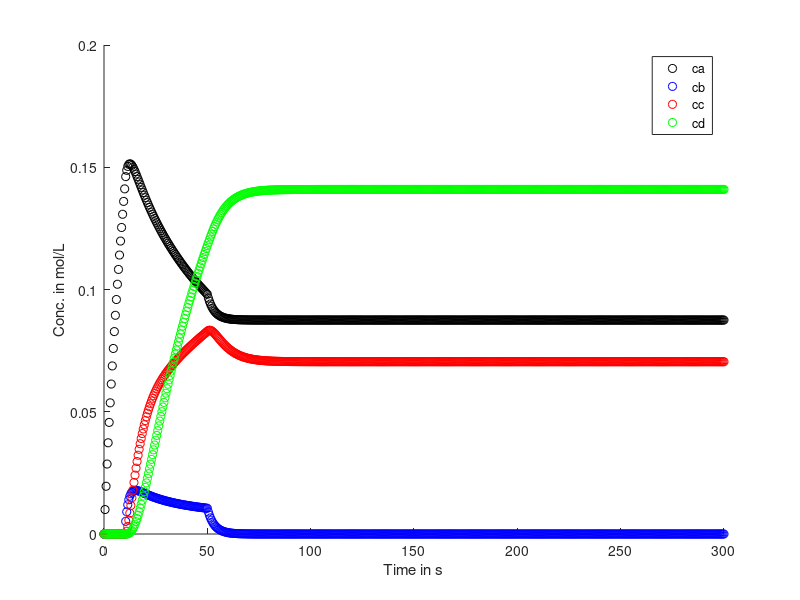

Write the MATLAB code that produced this figure.
%% Q1 

clc;clf,clearvars;

V0 = 10;                %L
k1 = 3;                 %L/mol*min
k2f = 0.1;              %1/min
k2r = 0.05;             % 1/min
ca0 = 0;
cb0 = 0; 
cc0 = 0;
cd0 = 0;
va = 1;
vb = 0.6;
na = 0.2*va;
nb = 0.45*vb;
T = 300;
ta = 50;
tb1 = 10;
tb2 = 50;
dt = 0.5;
numsteps = 600;
times = (0:dt:T);


ca = zeros(1,numsteps+1);
cb = zeros(1,numsteps+1);
cc = zeros(1,numsteps+1);
cd = zeros(1,numsteps+1);
V = zeros(1,numsteps+1);

ca(1) = ca0;
cb(10) = cb0;
cc(1) = cc0;
cd(1) = cd0;
V(1) = 0;

for i=1:numsteps
    if times(i)<ta
        ca(i+1)=ca(i)+dt*((na/(V0+1*times(i)))- k1*ca(i)*cb(i));
        if (tb1<times(i)) && (times(i)<ta)
            ca(i+1)=ca(i)+dt*((na/(V0+1.6*times(i))) - k1*ca(i)*cb(i));
        end
    else
        ca(i+1)=ca(i)+dt*(- k1*ca(i)*cb(i));
    end
    

    if times(i)<tb2
       cb(i+1)=cb(i)+dt*((nb/(V0+1.6*times(i))) - k1*ca(i)*cb(i));
       if times(i)<tb1
           cb(i) = 0;
           cb(i+1) = cb(i);
       end
    else 
        cb(i+1)=cb(i)+dt*(- k1*ca(i)*cb(i));
    end
    
    cc(i+1) = cc(i)+ dt*( k1*ca(i)*cb(i) -k2f*cc(i) + k2r*cd(i));
    cd(i+1) = cd(i)+ dt*( k2f*cc(i) - k2r*cd(i));
end

clf
hold on
plot(times,ca,'ko');
plot(times,cb,'bo');
plot(times,cc,'ro');
plot(times,cd,'go');
legend('ca','cb','cc','cd');
xlabel('Time in s');
ylabel('Conc. in mol/L');
hold off